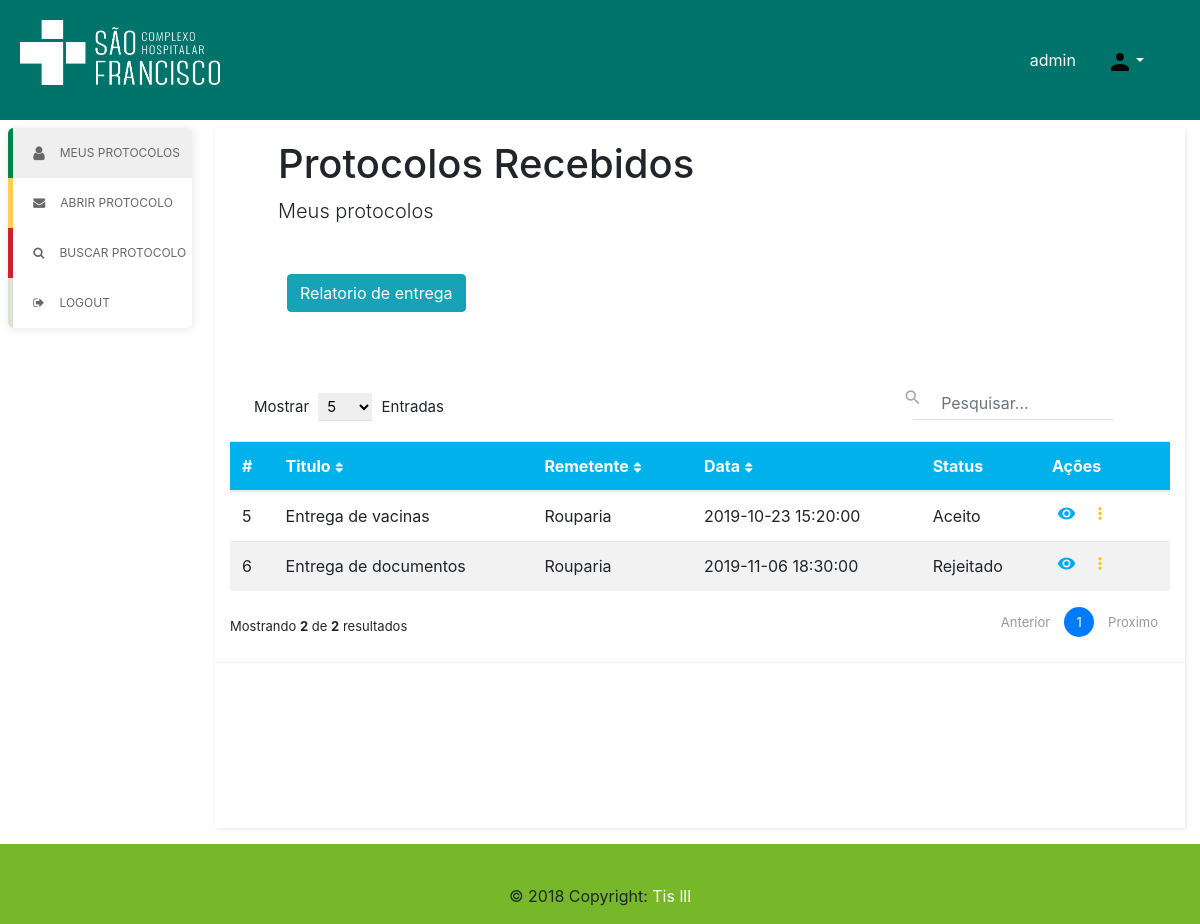
Before: /index.php (signed in) with the older database file.
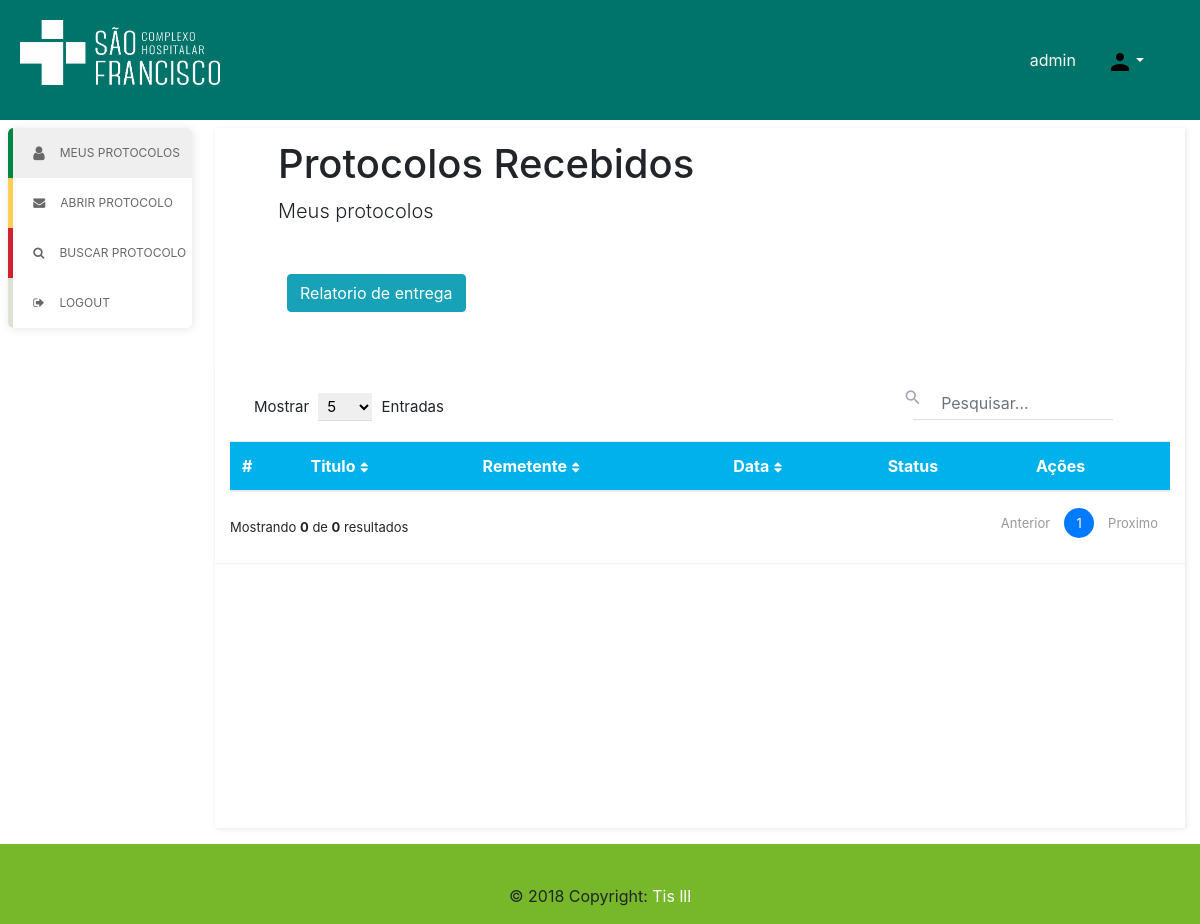
After: the same page with the newer database file.
### tables this page shows
CREATE TABLE IF NOT EXISTS `protocolo` (
  `id` int(11) NOT NULL AUTO_INCREMENT,
  `titulo` varchar(64) NOT NULL,
  `dataCriacao` datetime DEFAULT NULL,
  `usuario_id` int(11) DEFAULT NULL,
  `setor_id` int(11) NOT NULL,
  `descricao` varchar(255) DEFAULT NULL,
  PRIMARY KEY (`id`) USING BTREE
);

CREATE TABLE IF NOT EXISTS `setor` (
  `id` int(11) NOT NULL AUTO_INCREMENT,
  `nome` varchar(64) NOT NULL,
  `unidade_id` int(11) NOT NULL,
  `endereco` varchar(255) DEFAULT NULL,
  PRIMARY KEY (`id`) USING BTREE
);

CREATE TABLE IF NOT EXISTS `encaminhamento` (
  `id` int(11) NOT NULL AUTO_INCREMENT,
  `protocolo_id` int(11) DEFAULT NULL,
  `remetente_id` int(11) DEFAULT NULL,
  `dest_tipo` enum('SETOR','USUARIO') DEFAULT 'SETOR',
  `destinatario_id` int(11) DEFAULT NULL,
  `tipo` enum('ENCAMINHAR','REJEITAR','ACEITAR','CRIAR') DEFAULT 'CRIAR',
  `data` datetime DEFAULT NULL,
  `justificativa` text,
  PRIMARY KEY (`id`) USING BTREE
);

### classes/protocolo.php (called while the page is built, shortened)
<?php
class Protocolo
{
    public function GetNomeSetor($id)
    {
        $db = new Database();
        $db->Open("gprotocol");
        $query = $db->Query("SELECT `nome` FROM `setor` WHERE `id` = $id");
        $result = mysqli_fetch_assoc($query);
        return $result['nome'];
    }
    public function GetProtocoloStatus($protocolo_id)
    {
        $db = new Database();
        $db->Open("gprotocol");
        $retorno = "";
        $query = $db->Query("SELECT * FROM `encaminhamento` WHERE `protocolo_id` = $protocolo_id ORDER BY `data` DESC LIMIT 1;");
        if($db->RowsQuery($query) > 0)
        {
            $result = mysqli_fetch_assoc($query);
            $tipo = $result['tipo'];
            switch($tipo)
            {
                case "REJEITAR":
                    $retorno = "Rejeitado";
                    break;
                case "ACEITAR":
                    $retorno = "Aceito";
                    break;
            }
        }
        return $retorno;
    }
}
?>

### classes/database.php (called while the page is built, shortened)
<?php
class Database
{
    public $conn;
    public function Open($database)
    {
        $this->conn = mysqli_connect(DB_HOST, DB_USER, DB_PASS, $database);
        if($this->conn)
            return true;
        else
            return false;
    }
    public function Query($sql)
    {
        $result = mysqli_query($this->conn, $sql);
        return $result;
    }
    public function RowsQuery($query)
    {
        return mysqli_num_rows($query);
    }
}
?>

### pages/p_recebidos.php (the view, shortened to what this page needs)
<div id="container" style="padding-bottom:10px;">
    <?php include_once("pages/parts/menuv.php"); ?>
    <div id="content" class="float-left col-10">
       <div class="tab-content" id="content-protocolos">
       <div class="page-header px-5 py-1">
            <div class="float-left my-2 col-9">
                    <h1>Protocolos Recebidos</h1>
                    <p class="lead">Meus protocolos</p>
            </div>
            <button id="modalRelatorio" type="button" class="btn btn-info float-left m-4" data-toggle="modal" data-target="#exampleModal">Relatorio de entrega <span class="badge badge-light"></button>
            </div>
                <div class="table-wrapper col-12">
                    <div class="table-title">
                        <div class="row">
                            <div class="col-sm-4 ml-4">
                                <div class="show-entries">
                                    <span>Mostrar</span>
                                    <select>
                                        <option>5</option>
                                    </select>
                                    <span>Entradas</span>
                                </div>
                            </div>
                            <div class="col-sm-7">
                                <div class="search-box">
                                    <div class="input-group">
                                        <span class="input-group-addon"><i class="material-icons">&#xE8B6;</i></span>
                                        <input type="text" class="form-control" placeholder="Pesquisar&hellip;">
                                    </div>
                                </div>
                            </div>
                        </div>
                    </div>
                    <table class="table">
                        <thead>
                            <tr>
                                <th>#</th>
                                <th>Titulo<i class="fa fa-sort"></i></th>
                                <th>Remetente<i class="fa fa-sort"></i></th>
                                <th>Data<i class="fa fa-sort"></i></th>
                                <th>Status</th>
                                <th>Ações</th>
                            </tr>
                        </thead>
                        <tbody>
                        <?php
                            $cProtocolo = new Protocolo();
                            $db = mysqli_connect("127.0.0.1", "root", "", "gprotocol");
                            $mySetor = $_SESSION['user']['setor_id'];
                            $query = mysqli_query($db, "SELECT * FROM `protocolo` P WHERE EXISTS (SELECT 1 FROM `encaminhamento` e WHERE e.destinatario_id = $mySetor );");
                            $rowsCount = mysqli_num_rows($query);
                            while($row = mysqli_fetch_assoc($query)) {
                                $i = $row['id'];
                                $status = $cProtocolo->GetProtocoloStatus($i);
                                $scriptAction = "window.location = '?module=protocolo&id=".$i."';";
                                echo '<tr>';
                                echo '<td>'.$i.'</td>';
                                echo '<td>'.$row['titulo'].'</td>';
                                echo '<td>'.$cProtocolo->GetNomeSetor($row['setor_id']).'</td>';
                                echo '<td>'.$row['dataCriacao'].'</td>';
                                echo '<td>'.$status.'</td>';
                                echo  '
                               <td>
                                    <a href="#" class="view" title="View" data-toggle="tooltip" onclick="'.$scriptAction.'"><i class="material-icons">&#xE417;</i></a>
                                    <a href="#" class="edit" id="More'.$i.'" title="Edit" data-toggle="dropdown" display="dynamic"  aria-haspopup="false" aria-expanded="false"><i class="material-icons">more_vert</i></a>
                                    <div class="dropdown-menu" aria-labelledby="More'.$i.'">
                                    <a class="dropdown-item" onclick="addListRelatorio('.$i.')">Add ao relatorio</a>
                                  </div>
                                </td>';
                                echo '</tr>';
                            }
                        ?>
                        </tbody>
                    </table>
                    <div class="clearfix">
                    <div class="hint-text">Mostrando <b><?php echo $rowsCount; ?></b> de <b><?php echo $rowsCount; ?></b> resultados</div>
                        <ul class="pagination">
                            <li class="page-item"><a href="#">Anterior</a></li>
                            <li class="page-item active"><a href="#" class="page-link">1</a></li>
                            <li class="page-item"><a href="#" class="page-link">Proximo</a></li>
                        </ul>
                    </div>
                </div>
        </div>
    </div>
</div>

### index.php (shortened to what this page needs)
<?php
if(!isset($_SESSION['user'])) {
    include_once("pages/login.php");
} else {
    include_once("pages/parts/header.php");
    if(!isset($_GET['module'])) {
        include_once("pages/p_recebidos.php");
    }
     include_once("pages/parts/footer.php");
}
?>

### pages/parts/header.php (shortened to what this page needs)
<!DOCTYPE html>
<html lang="en">
<head>
    <link rel="stylesheet" href="css/style.css">
    <link rel="stylesheet" href="css/table.css">
    <link rel="stylesheet" href="https://stackpath.bootstrapcdn.com/bootstrap/4.3.1/css/bootstrap.min.css">
    <link href="https://maxcdn.bootstrapcdn.com/font-awesome/4.6.3/css/font-awesome.min.css" rel="stylesheet" />
</head>
<body>
<div id="header" class="col-12 p-3">
            <div>
               <a href="index.php"><img src="./img/Logo branca.png" class="rounded float-left m-1" width="200px"></a>
               <ul class="nav justify-content-end float-right p-4">
                <li class="nav-item">
                  <a class="nav-link active text-light" href="#"><span><?php echo $_SESSION['user']['username'];?></span></a>
                </li>
                <li class="nav-item">
                        <a class="nav-link active text-light dropdown-toggle" href="#" id="menuUser" style="border: none;"data-flip="true" data-boundary="header" data-toggle="dropdown" aria-haspopup="true" aria-expanded="false" data-reference="parent"><span><img src="./img/icons8-user-24.png" alt=""></span></a>
                </li>
              </ul>
            </div>
    </div>

### pages/parts/menuv.php (shortened to what this page needs)
<nav id="menu_v" class=" nav flex-column float-left col-2">
    <ul class="mx-auto col-11 form ">
        <li data-toggle="collapse" data-target="#tgprotocolos" class="collapsed selected">
            <a class="profile" href="#"><i class="fa fa-user fa-lg"></i>Meus protocolos<span class="arrow"></span></a>
        </li>
        <li class="">
            <a class="messages" href="?module=abrir"><i class="fa fa-envelope"></i>Abrir Protocolo </a>
        </li>
        <li>
            <a class="settings" href="?module=buscar"><i class="fa fa-search"></i>Buscar Protocolo</a>
        </li>
        <li>
            <a class="logout" href="?module=logout"><i class="fa fa-sign-out"></i>Logout</a>
        </li>
    </ul>
</nav>

### pages/parts/footer.php
<footer class="page-footer font-small blue pt-4 col-12 float-left" style="background-color: #76b82a">
  <div class="footer-copyright text-center py-3">© 2018 Copyright:
    <a href="https://mdbootstrap.com/education/bootstrap/" style="color: white;"> Tis lll</a>
  </div>
</footer>
</body>
</html>

### css/style.css (style rules this page uses)
* { margin: 0; padding: 0; }
ul,ol { list-style:none }
select { font-family:Tahoma, Geneva, sans-serif;font-size:12px; position:relative;margin:2px;padding:2px 4px;border:1px solid #b7b7b7;border-right-color:#e1e1e1;border-bottom-color:#e1e1e1; }
body { font-size: 12px; text-align: center; }
#header { width: 100%; height: 120px; background-color: #00746b; }
#container { display: inline-block; width: 100%; padding: 0px; }
#container:after { display: block; clear: both; content: '' }
#content { margin-top: 0px; }
#menu_v { padding: 0 !important; min-height: 700px; font-size: 12px; }
#menu_v ul { background-color: #333; padding: 0; }
#menu_v li { width: 100%; }
#menu_v li a { height: 40px; color:#fff; text-decoration: none; }
.tab-content { min-height: 700px; height: 100vh; }
#content-protocolos { height: auto !important; -webkit-box-shadow: 1px 1px 5px rgba(0, 0, 0, 0.1); -moz-box-shadow: 1px 1px 5px rgba(0, 0, 0, 0.1); box-shadow: 1px 1px 5px rgba(0, 0, 0, 0.1); }
.page-header { font-size: 12px; height: 100px; }
table { border-collapse: collapse; width: 100%; }
th, td { text-align: left; padding: 8px; }
th { background-color:#00b1eb; color: white; }
#menu_v ul.form { position:relative; background:#fff; margin: 0 auto; padding:0; list-style: none; overflow:hidden; -webkit-border-radius: 5px; -moz-border-radius: 5px; border-radius: 5px; -webkit-box-shadow: 1px 1px 10px rgba(0, 0, 0, 0.1); -moz-box-shadow: 1px 1px 10px rgba(0, 0, 0, 0.1); box-shadow: 1px 1px 10px rgba(0, 0, 0, 0.1); }
#menu_v .form li a { width:100%; padding-left:20px; height:50px; line-height:50px; display:block; overflow:hidden; position:relative; text-decoration:none; text-transform:uppercase; font-size:12px; color:#686868; -webkit-transition:all 0.2s linear; -moz-transition:all 0.2s linear; -o-transition:all 0.2s linear; transition:all 0.2s linear; }
#menu_v .form li.selected a { background:#efefef; }
#menu_v .form li a.profile { border-left:5px solid #008747; }
#menu_v .form li a.messages { border-left:5px solid #fecf54; }
#menu_v .form li a.settings { border-left:5px solid #cf2130; }
#menu_v .form li a.logout { border-left:5px solid #dde2d5; }
#menu_v .form li:first-child a:hover, .form li:first-child a { -webkit-border-radius: 5px 5px 0 0; -moz-border-radius: 5px 5px 0 0; border-radius: 5px 5px 0 0; }
#menu_v .form li:last-child a:hover, .form li:last-child a { -webkit-border-radius: 0 0 5px 5px; -moz-border-radius: 0 0 5px 5px; border-radius: 0 0 5px 5px; }
#menu_v .form i { margin-right:15px; -webkit-transition:all 0.2s linear; -moz-transition:all 0.2s linear; -o-transition:all 0.2s linear; transition:all 0.2s linear; }
body { min-height: 100vh; }
html { height: 100%; }
tr:nth-child(even) { background-color: #f2f2f2 }

### css/table.css (style rules this page uses)
.table-wrapper { background: #fff; padding: 20px; margin: 30px 0; box-shadow: 0 1px 1px rgba(0,0,0,.05); float: left; }
.table-title { font-size: 15px; padding-bottom: 10px; margin: 0 0 10px; min-height: 45px; }
.table-title select { border-color: #ddd; border-width: 0 0 1px 0; padding: 3px 10px 3px 5px; margin: 0 5px; }
.table-title .show-entries { margin-top: 7px; }
.search-box { position: relative; float: right; }
.search-box .input-group { min-width: 200px; position: absolute; right: 0; }
.search-box .input-group-addon, .search-box input { border-color: #ddd; border-radius: 0; }
.search-box .input-group-addon { border: none; border: none; background: transparent; position: absolute; z-index: 9; }
.search-box input { height: 34px; padding-left: 28px; box-shadow: none !important; border-width: 0 0 1px 0; }
.search-box i { color: #a0a5b1; font-size: 19px; position: relative; top: 2px; left: -10px; }
table.table tr th, table.table tr td { border-color: #e9e9e9; }
table.table th i { font-size: 13px; margin: 0 5px; cursor: pointer; }
.pagination { float: right; margin: 0 0 5px; }
.pagination li a { border: none; font-size: 13px; min-width: 30px; min-height: 30px; padding: 0 10px; color: #999; margin: 0 2px; line-height: 30px; border-radius: 30px !important; text-align: center; }
.pagination li.active a { background: #03A9F4; }
.hint-text { float: left; margin-top: 10px; font-size: 13px; }
table.table td:last-child { width: 130px; }
table.table td a { color: #a0a5b1; display: inline-block; margin: 0 5px; }
table.table td a.view { color: #03A9F4; }
table.table td a.edit { color: #FFC107; }
table.table td i { font-size: 19px; }

Changed rows visible on the page:
removed protocolo: id "5", titulo "Entrega de vacinas", setor.nome "Rouparia", dataCriacao "2019-10-23 15:20:00", id.tipo "Aceito"
removed protocolo: id "6", titulo "Entrega de documentos", setor.nome "Rouparia", dataCriacao "2019-11-06 18:30:00", id.tipo "Rejeitado"
Other visible differences:
$rowsCount: "2" → "0"
